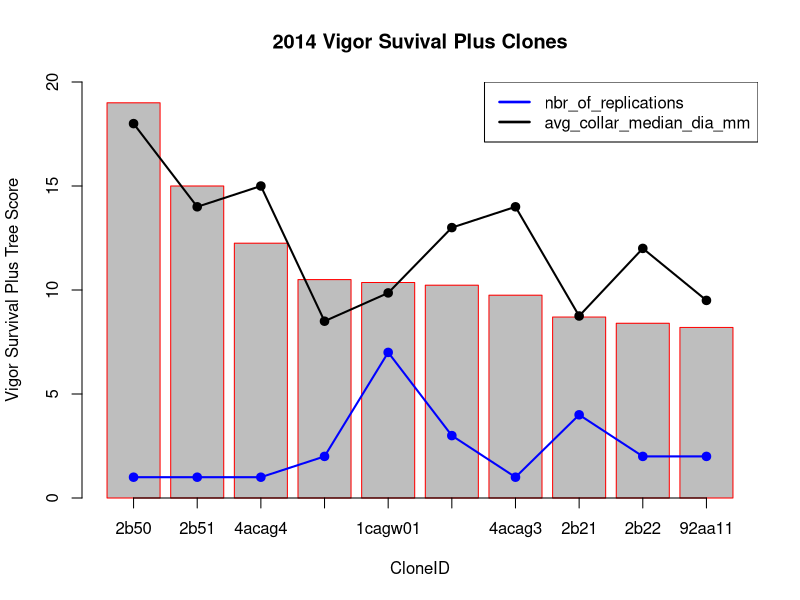

R code for this plot:
#!/usr/bin/Rscript
print("Usage: ./sriptName.r")
print("R batch mode file for Linux. A conventional Bar chart with straight X axis labels") 
print("See ../docs/README-RScripts.md for usage license details")

d1 <- read.csv(file="../input/top10_vw_nursery_cuttings_2014.csv",head=T,sep=",")
# Without an image size, note the X axis labels
#png(filename="top10_vw_nursery_cuttings_2014.png")

# Now provide an image size which will ensure the x labels display
png(filename="../output/top10_vw_nursery_cuttings_2014.png", height=768, width=1024, bg="white")

mp <- barplot(d1$VS_and_PlusTrees, ylim=c(0,20), main="2014 Vigor Suvival Plus Clones", xlab="CloneID", ylab="Vigor Survival Plus Tree Score", border='red')
axis(1,at=mp,labels=d1$Clone_ID)

lines(mp,d1$nbr_of_replications,type="o",pch=19,lwd=2,col="blue")
lines(mp,d1$avg_collar_median_dia_mm,type="o",pch=19,lwd=2,col="black")

legend("topright", c("nbr_of_replications", "avg_collar_median_dia_mm"), lty=c(1,1), lwd=c(2.5,2.5), col=c("blue","black"))


dev.off() 

